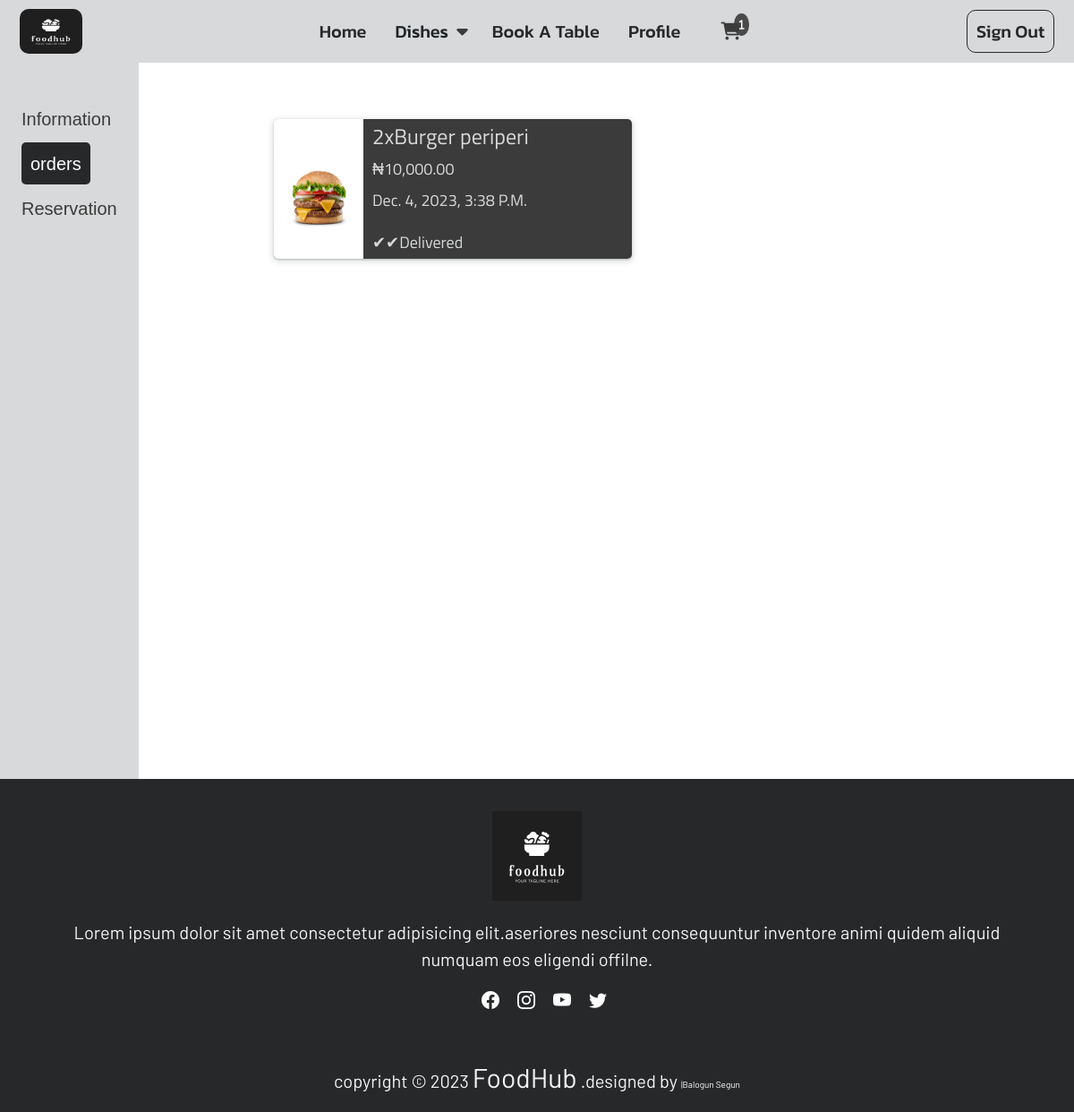
The page /orders (signed in) on the database its author committed.
### food_app/models.py (models this page shows, shortened)
class OrderItem(models.Model):
    order = models.ForeignKey(Order, on_delete=models.CASCADE)
    product = models.ForeignKey(Product, on_delete=models.CASCADE)
    quantity = models.PositiveIntegerField(default=1)
    item_total = models.DecimalField(max_digits=10, decimal_places=2)
    def __str__(self):
        return f"{self.quantity} x {self.product.product_name} in Order {self.order.id}"

class Product(models.Model):
    type = models.ForeignKey(Category, on_delete=models.CASCADE)
    product_name = models.CharField(max_length=100)
    pics = models.ImageField(upload_to="product_pics")
    price = models.IntegerField()
    description = models.TextField(max_length=100)
    slug = models.SlugField()
    def __str__(self):
        return self.product_name

class Order(models.Model):
    user = models.ForeignKey(User, on_delete=models.CASCADE)
    products = models.ManyToManyField(Product, through='OrderItem')
    total_amount = models.DecimalField(max_digits=10, decimal_places=2)
    payment_id = models.CharField(max_length=100, null=True, blank=True)
    payment_status = models.BooleanField(default=False)
    created_at = models.DateTimeField(auto_now_add=True)

### food_app/views.py (the view)
# urls.py: path('orders', views.orders, name="orders"),
@login_required
def orders(request):
    user = request.user
    order =  Order.objects.filter(user=user)
    order_item = None
    if user.is_superuser:
        order_item = OrderItem.objects.all().order_by('-order_id')
    else:
        order_item = OrderItem.objects.filter(order__in=order).order_by('-order__created_at')
    context = {
        "user": user,
        "order_item": order_item,
    }
    print(order_item)
    return render(request, 'profile/orders.html', context)

### food_app/context_processors.py (called while the page is built)
def site_settings(request):
    today = datetime.date.today()
    year = today.year
    category = Category.objects.all()
    return {'category': category, 'year': year}

def order_item_count(request):
    if request.user.is_authenticated:
        cart = request.user.cart
        cart_items = CartItem.objects.filter(cart=cart)
        return {'order_item_count': cart_items.count()}
    return {'order_item_count': 0}

### templates/profile/orders.html (shortened to what this page needs)
{% extends 'base.html' %}
{% load humanize %}
{% block content %}
  <div class="profile">
    {% include 'profile/profile_link.html' %}
    <div class="profile-order">
      {% if not order_item  %}
        <p>no order yet</p>
        <a href="">order now</a>
      {% else  %}
        {% for order in order_item  %}
          <div class="each-order">
            <div class="each-order-img">
              <img src="{{order.product.pics.url}}" alt="food-img">
            </div>
            <div class="each-order-details">
              <div class="d-flex flex-wrap gap-2">
                <h4>{{order.quantity}}x{{order.product}}</h4>
              </div>
              <p class="pb-2">₦{{order.item_total|intcomma }}</p>
              <div class="each-order-details-opt">
                <p class="">{{order.order.created_at}}</p>
                <p class="">✔✔delivered</p>
              </div>
            </div>
          </div>
        {% endfor %}
      {% endif  %}
		</div>
  </div>
{% endblock content %}

### static/css/main.css (style rules this page uses)
* { margin: 0%; padding: 0%; border-spacing: 0%; }
html, body { margin:0; height:100%; }
.profile { display: grid; grid-template-columns: 20% 75%; gap: 4%; flex-wrap: wrap; }
.profile-info, .profile-order { display: flex; gap: 50px; flex-wrap: wrap; padding: 7% 2%; height: fit-content; max-height: 100vh; overflow-x: auto; overflow-y: auto; }
.each-order { display: flex; border-radius: 5px; width: fit-content; box-shadow: rgba(60, 64, 67, 0.3) 0px 1px 2px 0px, rgba(60, 64, 67, 0.15) 0px 2px 6px 2px; }
.each-order-img { display: flex; align-items: center; }
.each-order-img img { border-radius: 5px 0px 0px 5px; height: 100px; width: 100px; }
.each-order-details { background-color: #3B3B3B; border-radius: 0px 5px 5px 0px; color: #D8D9DA; padding: 5px 10px; max-width: 300px; }
.each-order-details-opt, .each-order-reservation { display: flex; gap: 20px; flex-wrap: wrap; }
.each-order-details h4 { font-family: 'Titillium Web', sans-serif; }
.each-order-details p { font-family: 'Titillium Web', sans-serif; margin: 0; font-size: 18px; text-transform: capitalize; }

### rows shown on the page
OrderItem: product.pics (picture), quantity "2", product "Burger periperi", item_total "10,000.00", order.created_at "Dec. 4, 2023, 3:38 P.m."
